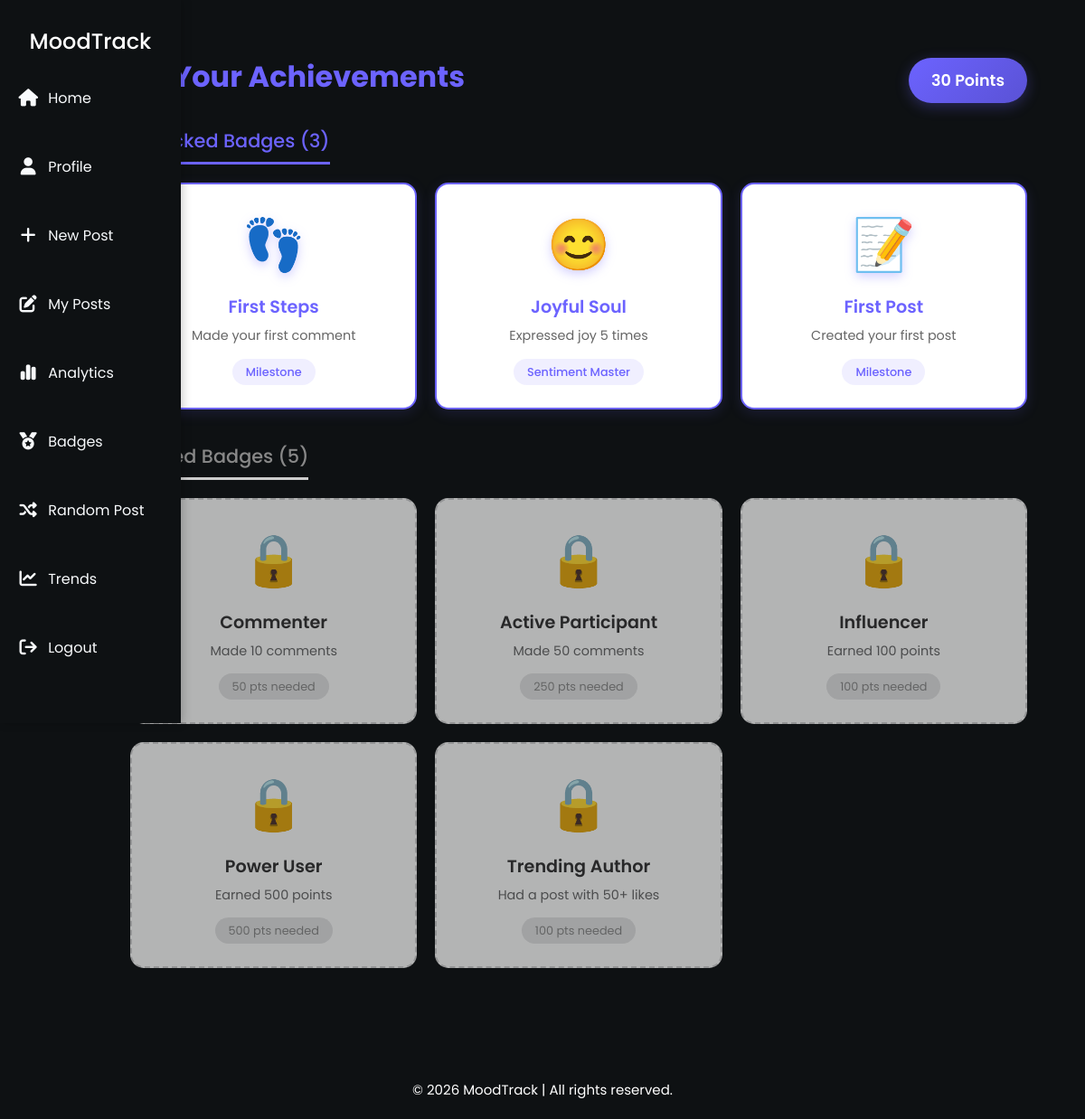
The app's page /badges/ (signed in), older data.
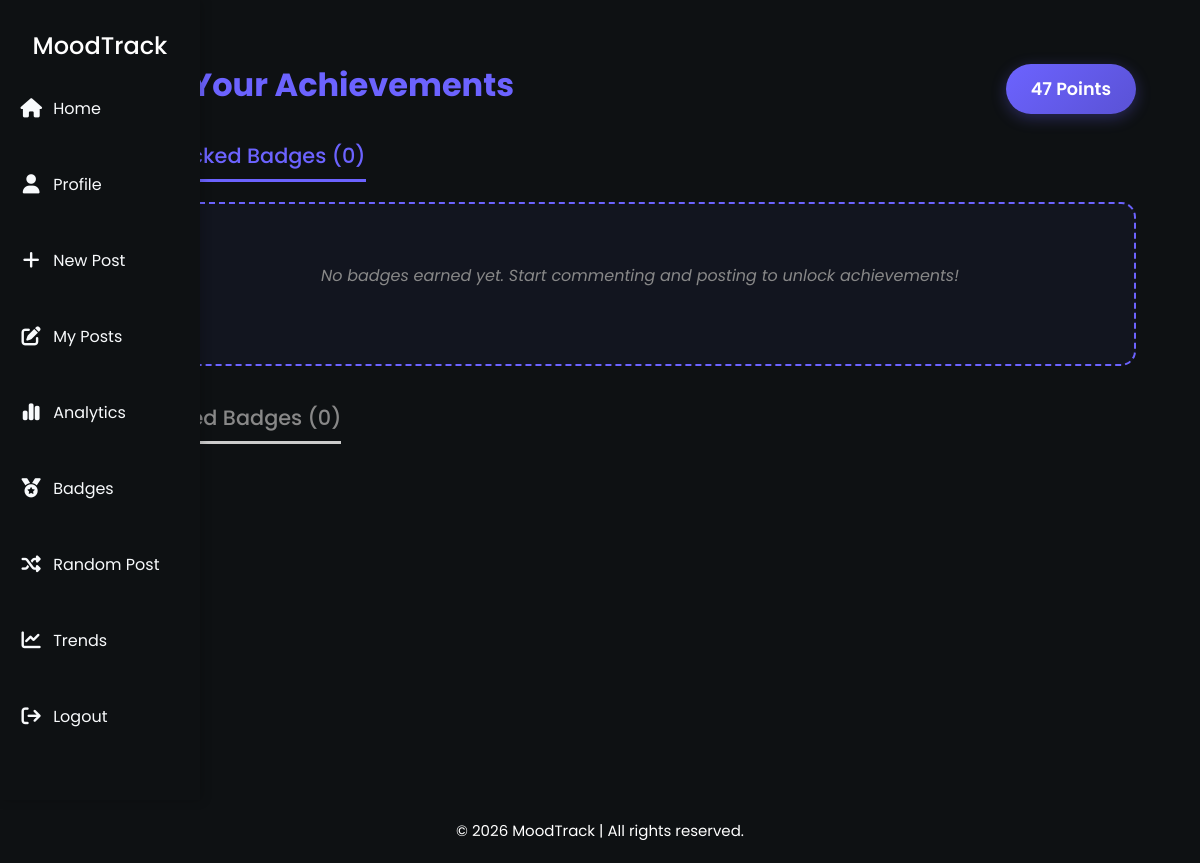
The same page, newer data.
### moodtrack_app/models.py (models this page shows, shortened)
class Badge(models.Model):
    BADGE_TYPES = [
        ('sentiment', 'Sentiment Master'),
        ('engagement', 'Engagement'),
        ('community', 'Community'),
        ('milestone', 'Milestone'),
    ]
    name = models.CharField(max_length=100)
    description = models.TextField()
    icon = models.CharField(max_length=50, default='🏆')  # Emoji or icon class
    badge_type = models.CharField(max_length=20, choices=BADGE_TYPES)
    points_required = models.PositiveIntegerField(default=0)
    condition = models.CharField(max_length=200, help_text="JSON condition or description")

### moodtrack_app/views.py (the view)
# urls.py: path('badges/', BadgesView.as_view(), name='badges'),
class BadgesView(LoginRequiredMixin, ListView):
    model = Badge
    template_name = 'moodtrack_app/badges.html'
    context_object_name = 'badges'
    def get_context_data(self, **kwargs):
        context = super().get_context_data(**kwargs)
        user = self.request.user
        user_badge_ids = UserBadge.objects.filter(user=user).values_list('badge_id', flat=True)
        context['earned_badges'] = Badge.objects.filter(id__in=user_badge_ids)
        context['unearned_badges'] = Badge.objects.exclude(id__in=user_badge_ids)
        context['user_points'] = user.profile_stats.points if hasattr(user, 'profile_stats') else 0
        return context

### moodtrack_app/templates/moodtrack_app/badges.html
{% extends "moodtrack_app/base.html" %}
{% load static %}
{% block content %}
<link rel="stylesheet" href="{% static 'moodtrack_app/badges.css' %}">
<div class="badges-container">
    <div class="badges-header">
        <h2>🏆 Your Achievements</h2>
        <div class="points-display">
            <span class="points-badge">{{ user_points }} Points</span>
        </div>
    </div>
    <div class="badges-section earned-section">
        <h3>Unlocked Badges ({{ earned_badges|length }})</h3>
        <div class="badges-grid">
            {% for badge in earned_badges %}
            <div class="badge-card earned">
                <div class="badge-icon">{{ badge.icon }}</div>
                <h4>{{ badge.name }}</h4>
                <p>{{ badge.description }}</p>
                <span class="badge-type">{{ badge.get_badge_type_display }}</span>
            </div>
            {% empty %}
            <div class="empty-state">
                <p>No badges earned yet. Start commenting and posting to unlock achievements!</p>
            </div>
            {% endfor %}
        </div>
    </div>
    <div class="badges-section locked-section">
        <h3>Locked Badges ({{ unearned_badges|length }})</h3>
        <div class="badges-grid">
            {% for badge in unearned_badges %}
            <div class="badge-card locked">
                <div class="badge-icon">🔒</div>
                <h4>{{ badge.name }}</h4>
                <p>{{ badge.description }}</p>
                <span class="points-needed">{{ badge.points_required }} pts needed</span>
            </div>
            {% endfor %}
        </div>
    </div>
</div>
{% endblock %}

Row changes from the older to the newer data that the page shows:
removed Badge: icon "👣", name "First Steps", description "Made your first comment", badge_type "Milestone", shown under "Unlocked Badges (3)"
removed Badge: icon "😊", name "Joyful Soul", description "Expressed joy 5 times", badge_type "Sentiment Master", shown under "Unlocked Badges (3)"
removed Badge: icon "📝", name "First Post", description "Created your first post", badge_type "Milestone", shown under "Unlocked Badges (3)"
removed Badge: name "Commenter", description "Made 10 comments", points_required "50", shown under "Locked Badges (5)"
removed Badge: name "Active Participant", description "Made 50 comments", points_required "250", shown under "Locked Badges (5)"
removed Badge: name "Influencer", description "Earned 100 points", points_required "100", shown under "Locked Badges (5)"
removed Badge: name "Power User", description "Earned 500 points", points_required "500", shown under "Locked Badges (5)"
removed Badge: name "Trending Author", description "Had a post with 50+ likes", points_required "100", shown under "Locked Badges (5)"
Text that changed along with them:
{{ user_points }}: "30" → "47"
{{ earned_badges|length }}: "3" → "0"
{{ unearned_badges|length }}: "5" → "0"
text now shown: "No badges earned yet. Start commenting and posting to unlock achievements!"
